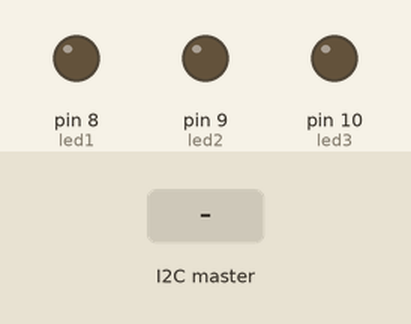
Simulated run of this sketch. Board: Arduino Uno, built with avr-gcc and run on an emulated ATmega328P. Shown: output pins drawn as LEDs (lit = HIGH). Inputs (shaded band) come from the test bench.

Above: at 1.2 s.
1.3 s: the I2C master sends "A"
At 1.4 s:
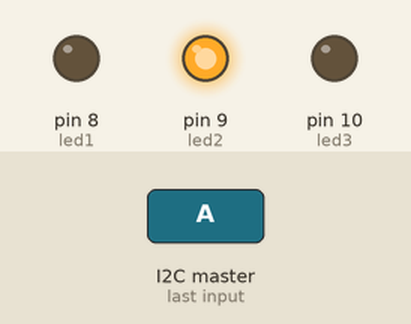
Timing chart, 0 to 4.3 s (numbered marks = the images above; inputs shaded):
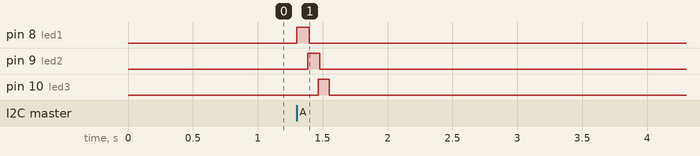

Measured:
- after the input at 1.3 s, pin 8 (led1): LOW → HIGH at once, → LOW 0.10 s later; pin 9 (led2): LOW → HIGH after 0.08 s, → LOW 0.10 s later; pin 10 (led3): LOW → HIGH after 0.17 s, → LOW 0.08 s later

The sketch:

Villarreal_Jorge_DEBER_3.1_SE_ESCLAVO.ino
```cpp
/*
CAPITULO III: MODULOS DE COMUNICACION I2C.
DEBER 3.1: Recepcion y envio de datos complejos por comunicacion I2C.
OBJETIVO:  Mediante comunicación I2C configurar 1 maestro y 3 esclavos. Cada esclavo tendrá conectados 3 leds en sus salidas digitales, los cuales deberán encenderse de forma síncrona   y ordenada.
NOMBRE: Jorge Villarreal
*/
 ////////////////////////ESCLAVO////////////////////////
#include <Wire.h>   //Libreria I2C
char dato;    //variable de almacenamiento de dato
const int led1=8;   //led1 pin 8
const int led2=9;   //led2 pin 9
const int led3=10;  //led3 pin 10
void setup() {
  Wire.begin(4);    //id esclavo
  Wire.onReceive(receiveEvent); //llamando al metodo de recepcion
  Serial.begin(9600);
  pinMode(led1,OUTPUT); //pin 8 como salida
  pinMode(led2,OUTPUT); //pin 9 como salida
  pinMode(led3,OUTPUT); //pin 10 como salida
}

void loop() {

}
void receiveEvent(int bytes){
  while(Wire.available()){
    dato=Wire.read();
    switch(dato){
      case 'A':
    digitalWrite(led1,HIGH);
    delay(2500);
    digitalWrite(led2,LOW);
    digitalWrite(led3,LOW);
    delay(15000);
    digitalWrite(led2,HIGH);
    delay(2500);
    digitalWrite(led1,LOW);
    digitalWrite(led3,LOW);
    delay(15000);
    digitalWrite(led3,HIGH);
    delay(2500);
    digitalWrite(led1,LOW);
    digitalWrite(led2,LOW);
    delay(15000);
    digitalWrite(led1,LOW);
    digitalWrite(led2,LOW);
    digitalWrite(led3,LOW);
      break;

      default:
      digitalWrite(led1,LOW);
      digitalWrite(led2,LOW);
      digitalWrite(led3,LOW);
      break;
      }
    }
  }
```
